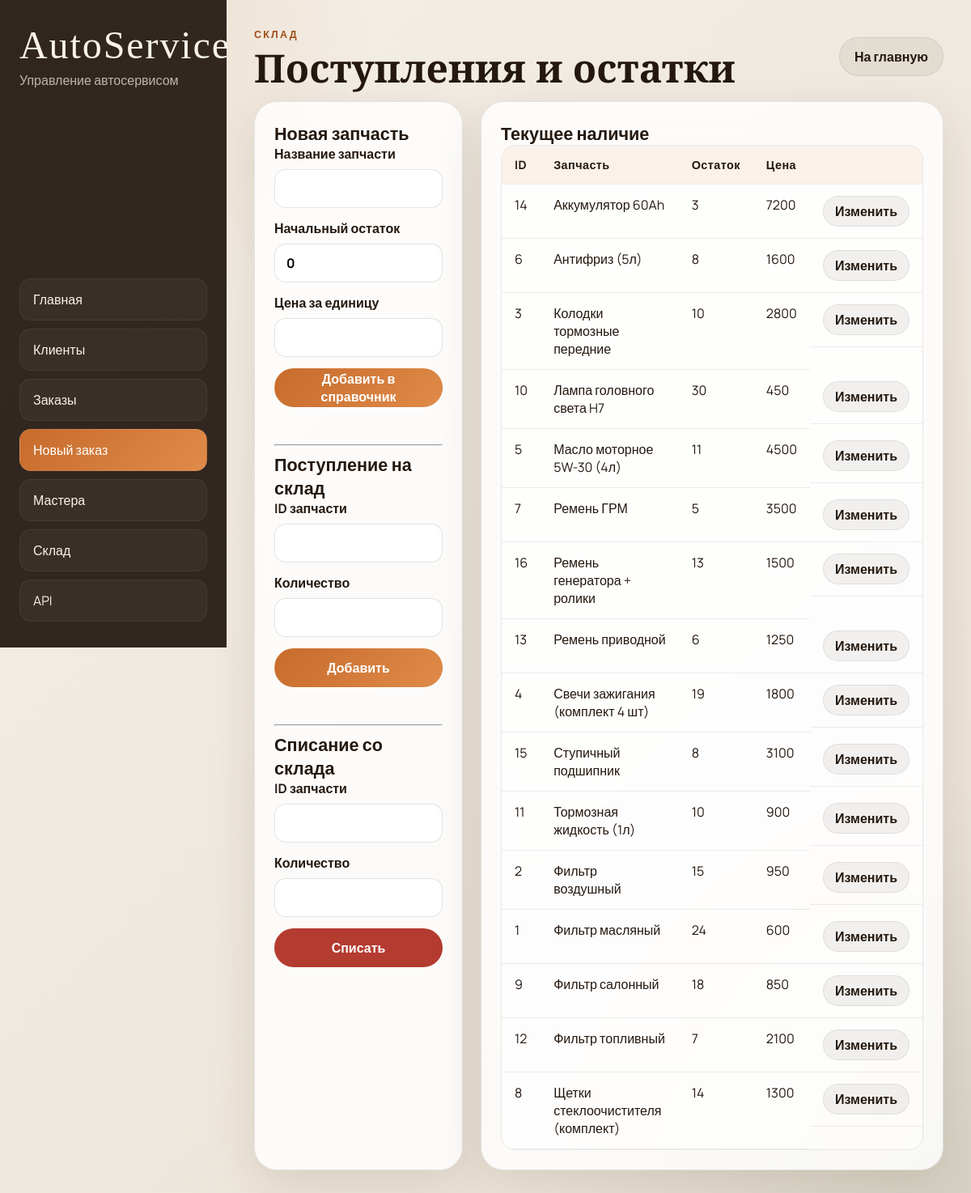
Screenshot of /warehouse with the database file from the repository.
### tables this page shows
CREATE TABLE warehouse (
	part_id INTEGER PRIMARY KEY AUTOINCREMENT,
    part_name TEXT UNIQUE NOT NULL,
    stock_quantity INTEGER DEFAULT 0,
    unit_price INTEGER NOT NULL
);

### autoservice/ui.py (the view)
@ui.route('/warehouse')
def warehouse_page():
    tables = get_tables()
    parts = db.session.execute(
        select(tables['warehouse']).order_by(tables['warehouse'].c.part_name)
    ).mappings().all()
    return render_template('warehouse.html', parts=parts)

### autoservice/ui.py (called while the page is built)
def get_tables():
    return current_app.extensions['autoservice_tables']

### templates/warehouse.html (shortened to what this page needs)
{% extends 'base.html' %}
{% block content %}
<section class="page-head">
  <div>
    <p class="eyebrow">Склад</p>
    <h1>Поступления и остатки</h1>
  </div>
  <a class="button button-secondary" href="{{ url_for('ui.dashboard') }}">На главную</a>
</section>
<section class="grid-two">
  <article class="panel">
    <h2>Новая запчасть</h2>
    <form id="warehouse-new-part-form" class="stack-form" data-success-text="Запчасть добавлена">
      <label>Название запчасти<input name="part_name" required></label>
      <label>Начальный остаток<input name="stock_quantity" type="number" min="0" value="0" required></label>
      <label>Цена за единицу<input name="unit_price" type="number" min="1" required></label>
      <button class="button button-primary" type="submit">Добавить в справочник</button>
      <div class="form-message" data-message></div>
    </form>
    <hr>
    <h2>Поступление на склад</h2>
    <form id="warehouse-form" class="stack-form" data-success-text="Поступление учтено">
      <label>ID запчасти<input name="part_id" type="number" required></label>
      <label>Количество<input name="quantity" type="number" required></label>
      <button class="button button-primary" type="submit">Добавить</button>
      <div class="form-message" data-message></div>
    </form>
    <hr>
    <h2>Списание со склада</h2>
    <form id="warehouse-writeoff-form" class="stack-form" data-success-text="Списание выполнено">
      <label>ID запчасти<input name="part_id" type="number" required></label>
      <label>Количество<input name="quantity" type="number" required></label>
      <button class="button button-danger" type="submit">Списать</button>
      <div class="form-message" data-message></div>
    </form>
  </article>
  <article class="panel">
    <h2>Текущее наличие</h2>
    <div class="table-wrap table-wrap--compact">
      <table>
        <thead><tr><th>ID</th><th>Запчасть</th><th>Остаток</th><th>Цена</th><th></th></tr></thead>
        <tbody>
          {% for part in parts %}
          <tr class="part-row" data-part-id="{{ part.part_id }}">
            <td>{{ part.part_id }}</td>
            <td class="part-name-cell">
              <span class="part-name-text">{{ part.part_name }}</span>
            </td>
            <td>{{ part.stock_quantity }}</td>
            <td class="part-price-cell">
              <span class="part-price-text">{{ part.unit_price }}</span>
            </td>
            <td class="part-actions">
              <button
                class="button button-secondary button-small part-edit-btn"
                data-edit-part="{{ part.part_id }}"
              >Изменить</button>
            </td>
          </tr>
          {% else %}
          <tr><td colspan="5" class="empty">Склад пуст</td></tr>
          {% endfor %}
        </tbody>
      </table>
    </div>
  </article>
</section>
{% endblock %}

### static/styles.css (style rules this page uses)
:root { --bg: #f4efe7; --bg-2: #ebe2d6; --panel: rgba(255, 255, 255, 0.82); --panel-border: rgba(52, 35, 20, 0.12); --text: #24180f; --muted: #6f5d4c; --accent: #c66b2c; --accent-dark: #9e4d17; --accent-soft: rgba(198, 107, 44, 0.12); --danger: #b43b2f; --shadow: 0 18px 60px rgba(57, 33, 10, 0.12); --radius-xl: 28px; --radius-lg: 20px; --radius-md: 14px; }
* { box-sizing: border-box; }
html, body { min-height: 100%; }
body { margin: 0; color: var(--text); font-family: 'Manrope', sans-serif; background: radial-gradient(circle at top left, rgba(198, 107, 44, 0.18), transparent 24%), radial-gradient(circle at bottom right, rgba(87, 116, 84, 0.15), transparent 28%), linear-gradient(135deg, var(--bg) 0%, var(--bg-2) 100%); }
a { color: inherit; text-decoration: none; }
button, input, select, textarea { font: inherit; }
.hero, .panel, .stat-card, .selection-card { backdrop-filter: blur(16px); background: var(--panel); border: 1px solid var(--panel-border); box-shadow: var(--shadow); }
.hero h1, .page-head h1 { margin: 0; font-family: 'Cormorant Garamond', serif; font-size: clamp(2.3rem, 4vw, 4.2rem); line-height: 0.95; }
.eyebrow { margin: 0 0 10px; text-transform: uppercase; letter-spacing: 0.18em; color: var(--accent-dark); font-size: 0.78rem; font-weight: 800; }
.button { display: inline-flex; align-items: center; justify-content: center; min-height: 48px; padding: 0 18px; border-radius: 999px; border: 1px solid transparent; cursor: pointer; transition: transform 0.2s ease, opacity 0.2s ease, background 0.2s ease; font-weight: 700; }
.button-primary { background: linear-gradient(135deg, var(--accent), #e08b49); color: #fff; }
.button-secondary { background: rgba(36, 24, 15, 0.06); color: var(--text); border-color: rgba(36, 24, 15, 0.08); }
.button-danger { background: var(--danger); color: #fff; }
.button-small { min-height: 38px; padding: 0 14px; }
.panel { padding: 24px; border-radius: var(--radius-xl); }
.panel-header, .page-head { display: flex; justify-content: space-between; gap: 16px; align-items: center; margin-bottom: 18px; }
.panel-header h2, .panel h2 { margin: 0; font-size: 1.35rem; }
.table-wrap { overflow-x: auto; border-radius: 18px; border: 1px solid rgba(36, 24, 15, 0.08); }
.table-wrap table { width: 100%; border-collapse: collapse; min-width: 720px; background: rgba(255, 255, 255, 0.6); }
.table-wrap--compact table { min-width: 520px; }
th, td { padding: 14px 16px; border-bottom: 1px solid rgba(36, 24, 15, 0.08); text-align: left; vertical-align: top; }
th { background: rgba(198, 107, 44, 0.09); font-size: 0.9rem; letter-spacing: 0.03em; }
.grid-two { display: grid; grid-template-columns: 1fr 1.1fr; gap: 22px; }
.stack-form { display: flex; flex-direction: column; gap: 14px; }
label { display: flex; flex-direction: column; gap: 8px; font-weight: 700; }
input, select { width: 100%; min-height: 48px; border-radius: 14px; border: 1px solid rgba(36, 24, 15, 0.12); background: rgba(255, 255, 255, 0.92); padding: 0 14px; outline: none; }
.form-message { min-height: 24px; font-weight: 700; color: var(--muted); }
.part-actions { display: flex; gap: 8px; flex-wrap: wrap; }

### rows the page displays
warehouse: part_name "Аккумулятор 60Ah", unit_price "7200"
warehouse: part_name "Антифриз (5л)", unit_price "1600"
warehouse: part_name "Колодки тормозные передние", unit_price "2800"
warehouse: part_name "Лампа головного света H7", unit_price "450"
warehouse: part_name "Масло моторное 5W-30 (4л)", unit_price "4500"
warehouse: part_name "Ремень ГРМ", unit_price "3500"
warehouse: part_name "Ремень генератора + ролики", unit_price "1500"
warehouse: part_name "Ремень приводной", unit_price "1250"
warehouse: part_name "Свечи зажигания (комплект 4 шт)", unit_price "1800"
warehouse: part_name "Ступичный подшипник", unit_price "3100"
warehouse: part_name "Тормозная жидкость (1л)", unit_price "900"
warehouse: part_name "Фильтр воздушный", unit_price "950"
warehouse: part_name "Фильтр масляный", unit_price "600"
warehouse: part_name "Фильтр салонный", unit_price "850"
warehouse: part_name "Фильтр топливный", unit_price "2100"
warehouse: part_name "Щетки стеклоочистителя (комплект)", unit_price "1300"

### other values shown
{{ part.part_id }} "14" "6" "3" "10" "5" "7" "16" "13" "4" "15" "11" "2" "1" "9" "12" "8"
{{ part.stock_quantity }} "3" "8" "10" "30" "11" "5" "13" "6" "19" "8" "10" "15" "24" "18" "7" "14"
